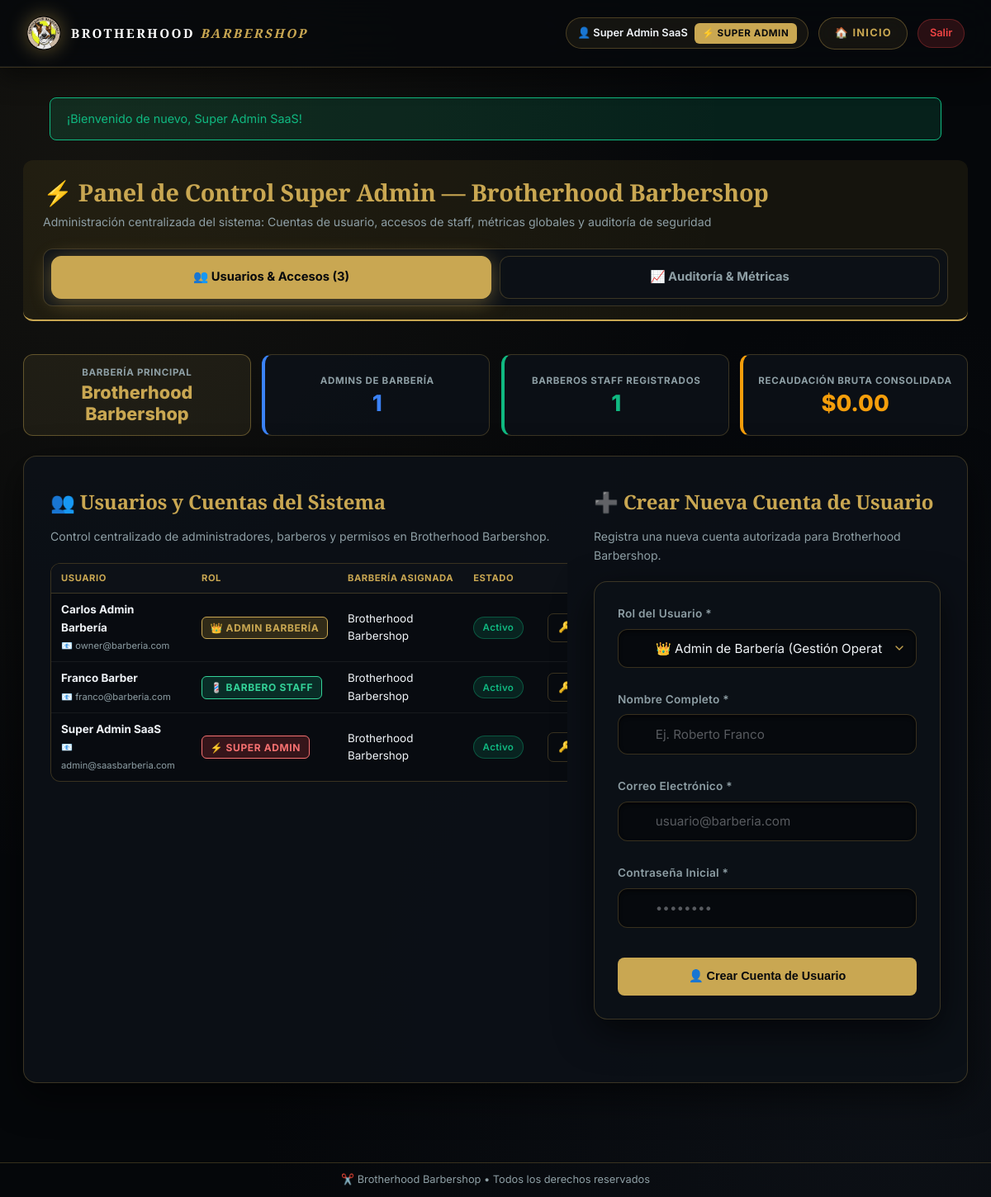
Screenshot of /super_admin.php (signed in) with the database file from the repository.
### tables this page shows
CREATE TABLE IF NOT EXISTS `users` (
  `id` INT AUTO_INCREMENT PRIMARY KEY,
  `shop_id` INT NULL,
  `name` VARCHAR(150) NOT NULL,
  `email` VARCHAR(150) NOT NULL UNIQUE,
  `photo` VARCHAR(255) NULL,
  `password` VARCHAR(255) NOT NULL,
  `role` VARCHAR(50) NOT NULL DEFAULT 'admin_barberia',
  `is_active` TINYINT(1) NOT NULL DEFAULT 1,
  `created_at` DATETIME DEFAULT CURRENT_TIMESTAMP,
  FOREIGN KEY (`shop_id`) REFERENCES `shops` (`id`) ON DELETE CASCADE
);

### includes/auth.php (called while the page is built, shortened)
<?php
require_once __DIR__ . '/../config/db.php';
require_once __DIR__ . '/rbac.php';
function is_logged_in() {
    return isset($_SESSION['user_id']) && !empty($_SESSION['user_id']);
}
function get_logged_user() {
    static $cached_user = null;
    static $already_checked = false;
    if ($already_checked) {
        return $cached_user;
    }
    global $pdo;
    $stmt = $pdo->prepare("SELECT u.*, COALESCE(s.name, 'Brotherhood Barbershop') as shop_name FROM users u LEFT JOIN shops s ON u.shop_id = s.id WHERE u.id = ?");
    $stmt->execute([$_SESSION['user_id']]);
    $user = $stmt->fetch();
    $cached_user = $user;
    $already_checked = true;
    return $cached_user;
}
function require_login() {
    $user = get_logged_user();
    return $user;
}
function get_flash_message() {
    if (isset($_SESSION['flash'])) {
        $flash = $_SESSION['flash'];
        return $flash;
    }
    return null;
}

### includes/rbac.php (called while the page is built, shortened)
<?php
function normalize_role($role) {
    return $role;
}
function has_role($role, $user = null) {
    $user_role = normalize_role($user['role']);
    $target_role = normalize_role($role);
    return $user_role === $target_role;
}
function is_super_admin($user = null) {
    return has_role(ROLE_SUPER_ADMIN, $user);
}
function is_shop_admin($user = null) {
    return has_role(ROLE_ADMIN_BARBERIA, $user) || is_super_admin($user);
}
function require_super_admin() {
    $user = require_login();
    return $user;
}

### super_admin.php (the view, shortened to what this page needs)
<?php
require_once __DIR__ . '/includes/auth.php';
$user = require_super_admin();
$tab = $_GET['tab'] ?? 'admins';
$total_admins  = $pdo->query("SELECT COUNT(*) FROM users WHERE role IN ('admin_barberia', 'owner')")->fetchColumn();
$total_barbers = $pdo->query("SELECT COUNT(*) FROM users WHERE role IN ('barbero', 'barber')")->fetchColumn();
$stmtGlobalMoney = $pdo->query("SELECT COALESCE(SUM(total_ingresos), 0) FROM daily_closures");
$global_revenue  = (float)$stmtGlobalMoney->fetchColumn();
$stmtUsers = $pdo->query("
    SELECT
        u.*,
        COALESCE(s.name, 'Brotherhood Barbershop') as shop_name
    FROM users u
    LEFT JOIN shops s ON u.shop_id = s.id
    ORDER BY u.role ASC, u.id DESC
");
$all_users = $stmtUsers->fetchAll();
include __DIR__ . '/includes/header.php';
?>
<div class="panel-top-nav-bar mb-6 flex justify-between items-center flex-wrap gap-4" style="background: rgba(212, 175, 55, 0.08); border-bottom: 2px solid var(--accent-primary); padding: 1rem 1.5rem; border-radius: 12px;">
  <div>
    <h1 style="font-size: 1.8rem; margin:0; color: var(--accent-primary); font-family: var(--font-heading);" class="flex items-center gap-2">
      ⚡ Panel de Control Super Admin — Brotherhood Barbershop
    </h1>
    <p style="font-size: 0.88rem; color: var(--text-secondary); margin: 2px 0 0 0;">
      Administración centralizada del sistema: Cuentas de usuario, accesos de staff, métricas globales y auditoría de seguridad
    </p>
  </div>
  <nav class="panel-tabs" aria-label="Secciones Super Admin">
    <a href="super_admin.php?tab=admins" class="tab-link <?php echo $tab === 'admins' ? 'active' : ''; ?>">
      👥 Usuarios & Accesos (<?php echo count($all_users); ?>)
    </a>
    <a href="super_admin.php?tab=stats" class="tab-link <?php echo $tab === 'stats' ? 'active' : ''; ?>">
      📈 Auditoría & Métricas
    </a>
  </nav>
</div>
<div class="kpi-grid mb-6">
  <div class="kpi-card kpi-gold kpi-featured">
    <span class="kpi-label">Barbería Principal</span>
    <span class="kpi-value" style="font-size: 1.35rem;">Brotherhood Barbershop</span>
  </div>
  <div class="kpi-card kpi-blue">
    <span class="kpi-label">Admins de Barbería</span>
    <span class="kpi-value"><?php echo $total_admins; ?></span>
  </div>
  <div class="kpi-card kpi-success">
    <span class="kpi-label">Barberos Staff Registrados</span>
    <span class="kpi-value"><?php echo $total_barbers; ?></span>
  </div>
  <div class="kpi-card kpi-warning">
    <span class="kpi-label">Recaudación Bruta Consolidada</span>
    <span class="kpi-value">$<?php echo number_format($global_revenue, 2); ?></span>
  </div>
</div>
<div class="glass-panel" style="margin-bottom: 2.5rem;">
  <?php if ($tab === 'admins'): ?>
    <?php
      $reset_user_item = null;
    ?>
    <div class="superadmin-grid-layout">
      <div>
        <h2 class="text-accent mb-3" style="font-size: 1.5rem;">👥 Usuarios y Cuentas del Sistema</h2>
        <p style="color: var(--text-secondary); font-size: 0.88rem; margin-bottom: 1.25rem;">
          Control centralizado de administradores, barberos y permisos en Brotherhood Barbershop.
        </p>
        <div class="table-responsive">
          <table>
            <thead>
              <tr>
                <th style="min-width: 170px;">Usuario</th>
                <th style="min-width: 140px;">Rol</th>
                <th style="min-width: 150px;">Barbería Asignada</th>
                <th style="min-width: 90px;">Estado</th>
                <th style="min-width: 190px; text-align: right;">Acciones</th>
              </tr>
            </thead>
            <tbody>
              <?php foreach ($all_users as $u): ?>
                <tr>
                  <td>
                    <strong><?php echo htmlspecialchars($u['name']); ?></strong>
                    <br><small style="color:var(--text-secondary);">📧 <?php echo htmlspecialchars($u['email']); ?></small>
                  </td>
                  <td>
                    <?php if (is_super_admin($u)): ?>
                      <span class="role-tag" style="background: rgba(239,68,68,0.2); color:#f87171; border:1px solid #f87171; font-size:0.75rem;">⚡ Super Admin</span>
                    <?php elseif (is_shop_admin($u)): ?>
                      <span class="role-tag" style="background: rgba(212,175,55,0.2); color:var(--accent-primary); border:1px solid var(--accent-primary); font-size:0.75rem;">👑 Admin Barbería</span>
                    <?php else: ?>
                      <span class="role-tag" style="background: rgba(16,185,129,0.2); color:#34d399; border:1px solid #34d399; font-size:0.75rem;">💈 Barbero Staff</span>
                    <?php endif; ?>
                  </td>
                  <td>
                    <?php echo htmlspecialchars($u['shop_name'] ?? 'Brotherhood Barbershop'); ?>
                  </td>
                  <td>
                    <span class="status-badge <?php echo $u['is_active'] ? 'status-badge-active' : 'status-badge-inactive'; ?>">
                      <?php echo $u['is_active'] ? 'Activo' : 'Inactivo'; ?>
                    </span>
                  </td>
                  <td style="text-align: right;">
                    <div class="flex gap-1 flex-nowrap items-center justify-end" style="white-space: nowrap;">
                      <a href="super_admin.php?tab=admins&reset_user=<?php echo $u['id']; ?>" class="btn btn-outline btn-sm" style="white-space: nowrap;" title="Restablecer Contraseña">
                        🔑 Clave
                      </a>
                    </div>
                  </td>
                </tr>
              <?php endforeach; ?>
            </tbody>
          </table>
        </div>
      </div>
      <div>
        <?php if ($reset_user_item): ?>
          <h2 class="text-accent mb-3" style="font-size: 1.5rem;">🔑 Restablecer Contraseña</h2>
          <p style="color: var(--text-secondary); font-size: 0.88rem; margin-bottom: 1.25rem;">
            Cambiar la clave de acceso para <strong><?php echo htmlspecialchars($reset_user_item['name']); ?></strong> (<?php echo htmlspecialchars($reset_user_item['email']); ?>).
          </p>
          <form action="actions/saas_reset_password.php" method="POST" class="glass-panel flex flex-col gap-3" style="padding: 1.75rem; margin:0;">
            <?php echo csrf_field(); ?>
            <input type="hidden" name="user_id" value="<?php echo $reset_user_item['id']; ?>">
            <div class="input-group">
              <label class="input-label">Nueva Contraseña *</label>
              <input type="password" name="new_password" class="input-field" placeholder="Escribe la nueva contraseña" minlength="4" required autocomplete="new-password">
            </div>
            <div class="flex gap-2 mt-2">
              <button type="submit" class="btn btn-primary flex-1">
                💾 Guardar Nueva Contraseña
              </button>
              <a href="super_admin.php?tab=admins" class="btn btn-outline">Cancelar</a>
            </div>
          </form>
        <?php else: ?>
          <h2 class="text-accent mb-3" style="font-size: 1.5rem;">➕ Crear Nueva Cuenta de Usuario</h2>
          <p style="color: var(--text-secondary); font-size: 0.88rem; margin-bottom: 1.25rem;">
            Registra una nueva cuenta autorizada para Brotherhood Barbershop.
          </p>
          <form action="actions/saas_create_admin.php" method="POST" class="glass-panel flex flex-col gap-3" style="padding: 1.75rem; margin:0;">
            <div class="input-group">
              <label class="input-label">Rol del Usuario *</label>
              <select name="role" class="input-field" required>
                <option value="admin_barberia">👑 Admin de Barbería (Gestión Operativa Completa)</option>
              </select>
            </div>
            <div class="input-group">
              <label class="input-label">Nombre Completo *</label>
              <input type="text" name="name" class="input-field" placeholder="Ej. Roberto Franco" required>
            </div>
            <div class="input-group">
              <label class="input-label">Correo Electrónico *</label>
              <input type="email" name="email" class="input-field" placeholder="usuario@barberia.com" required autocomplete="off">
            </div>
            <div class="input-group">
              <label class="input-label">Contraseña Inicial *</label>
              <input type="password" name="password" class="input-field" placeholder="••••••••" minlength="4" required autocomplete="new-password">
            </div>
            <button type="submit" class="btn btn-primary mt-2" style="padding: 0.85rem; font-weight:700;">
              👤 Crear Cuenta de Usuario
            </button>
          </form>
        <?php endif; ?>
      </div>
    </div>
  <?php endif; ?>
</div>
<?php include __DIR__ . '/includes/footer.php'; ?>

### includes/header.php (shortened to what this page needs)
<?php
require_once __DIR__ . '/auth.php';
$user = get_logged_user();
$flash = get_flash_message();
$current_page  = basename($_SERVER['PHP_SELF']);
$is_panel_view = ($user && in_array($current_page, ['super_admin.php', 'owner.php', 'barber.php']));
?>
<!DOCTYPE html>
<html lang="es">
<head>
  <link rel="stylesheet" href="css/style.css?v=<?php echo @filemtime(__DIR__ . '/../css/style.css') ?: '1.0'; ?>">
</head>
<body class="<?php echo $is_panel_view ? 'panel-view' : ''; ?>">
  <header class="nav" id="nav">
    <div class="container nav-inner flex justify-between items-center" style="min-height: 60px;">
      <a href="index.php#hero" class="nav-logo flex items-center gap-3" style="text-decoration:none;">
        <div class="nav-logo-badge">
          <img src="assets/img/bhlogo.png" alt="Brotherhood Barbershop" class="nav-logo-img">
        </div>
        <span class="nav-logo-text">
          Brotherhood <span style="color:var(--accent-primary); font-style:italic;">Barbershop</span>
        </span>
      </a>
      <div class="nav-actions-group flex items-center gap-3">
        <?php if ($user): ?>
          <?php
            $roleLabel = 'Barbero';
            if (is_super_admin($user)) {
                $roleLabel = '⚡ Super Admin';
            } elseif (is_shop_admin($user)) {
                $roleLabel = '👑 Admin Barbería';
            }
          ?>
          <div class="user-badge user-badge-pill">
            <span class="user-badge-name">👤 <?php echo htmlspecialchars($user['name']); ?></span>
            <span class="role-tag role-tag-gold">
              <?php echo $roleLabel; ?>
            </span>
          </div>
          <?php if ($is_panel_view): ?>
            <a href="index.php" class="nav-btn-secondary">
              🏠 Inicio
            </a>
          <?php endif; ?>
          <a href="logout.php" class="btn btn-danger btn-sm" style="border-radius: 999px; padding: 0.4rem 0.85rem;">
            Salir
          </a>
        <?php else: ?>
          <a href="login.php" class="nav-btn-secondary">
            🔒 Acceso Admin
          </a>
        <?php endif; ?>
      </div>
    </div>
  </header>
  <main class="<?php echo $current_page === 'index.php' ? 'page-hero-wrapper' : 'container page-wrapper animate-fade-in'; ?>">
  <?php if ($flash): ?>
    <div class="container mt-4">
      <div class="alert alert-<?php echo $flash['type']; ?>" role="alert">
        <?php echo htmlspecialchars($flash['message']); ?>
      </div>
    </div>
  <?php endif; ?>

### rows the page displays
users: name "Super Admin SaaS", role "⚡ SUPER ADMIN", email "admin@saasbarberia.com", shop_name "Brotherhood Barbershop", is_active "Activo"
users: name "Carlos Admin Barbería", email "owner@barberia.com", role "👑 ADMIN BARBERÍA", shop_name "Brotherhood Barbershop", is_active "Activo"
users: name "Franco Barber", email "franco@barberia.com", role "💈 BARBERO STAFF", shop_name "Brotherhood Barbershop", is_active "Activo"

### other values shown
$flash['message'] "¡Bienvenido de nuevo, Super Admin SaaS!"
count($all_users) "3"
$total_admins "1"
$total_barbers "1"
$global_revenue "0.00"
